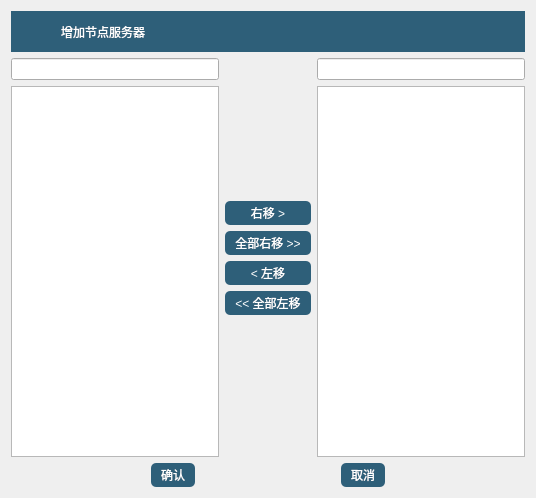
<?xml version="1.0" encoding="UTF-8"?>
<ui version="4.0">
 <class>DirNodeServerWidget</class>
 <widget class="QWidget" name="DirNodeServerWidget">
  <property name="geometry">
   <rect>
    <x>0</x>
    <y>0</y>
    <width>536</width>
    <height>498</height>
   </rect>
  </property>
  <property name="windowTitle">
   <string>Form</string>
  </property>
  <property name="styleSheet">
   <string notr="true">QWidget#DirNodeServerWidget QWidget#w_header {
	background-color: rgb(46, 95, 121);
	font: 9pt &quot;黑体&quot;;
}
QWidget#DirNodeServerWidget QWidget#w_header QLabel#l_title {
	font: 13pt &quot;黑体&quot;;
	color:white;
}
QPushButton {
	background-color: rgb(46, 95, 121);
	color: rgb(255, 255, 255);
	height:20px;
	padding-top:2px;
	padding-bottom:2px;
	padding-left:10px;
	padding-right:10px;
	border-radius:5px;
}
QPushButton:hover {
	background-color: rgb(238, 238, 238);
	color: rgb(0, 0, 0);
}</string>
  </property>
  <layout class="QVBoxLayout" name="verticalLayout_4">
   <item>
    <widget class="QWidget" name="w_header" native="true">
     <property name="sizePolicy">
      <sizepolicy hsizetype="Preferred" vsizetype="Fixed">
       <horstretch>0</horstretch>
       <verstretch>0</verstretch>
      </sizepolicy>
     </property>
     <property name="maximumSize">
      <size>
       <width>16777215</width>
       <height>41</height>
      </size>
     </property>
     <property name="styleSheet">
      <string notr="true"/>
     </property>
     <layout class="QHBoxLayout" name="horizontalLayout_5">
      <property name="leftMargin">
       <number>12</number>
      </property>
      <property name="topMargin">
       <number>11</number>
      </property>
      <property name="rightMargin">
       <number>0</number>
      </property>
      <property name="bottomMargin">
       <number>11</number>
      </property>
      <item>
       <widget class="QLabel" name="label">
        <property name="sizePolicy">
         <sizepolicy hsizetype="Minimum" vsizetype="Preferred">
          <horstretch>0</horstretch>
          <verstretch>0</verstretch>
         </sizepolicy>
        </property>
        <property name="minimumSize">
         <size>
          <width>32</width>
          <height>32</height>
         </size>
        </property>
        <property name="text">
         <string/>
        </property>
        <property name="pixmap">
         <pixmap resource="../../../../common/core.qrc">:/core/imgs/imgs/logo_32</pixmap>
        </property>
       </widget>
      </item>
      <item>
       <widget class="QLabel" name="l_title">
        <property name="sizePolicy">
         <sizepolicy hsizetype="Expanding" vsizetype="Preferred">
          <horstretch>0</horstretch>
          <verstretch>0</verstretch>
         </sizepolicy>
        </property>
        <property name="text">
         <string>增加节点服务器</string>
        </property>
       </widget>
      </item>
      <item>
       <widget class="QPushButton" name="btn_menu_cancel">
        <property name="text">
         <string/>
        </property>
        <property name="icon">
         <iconset resource="../../../../common/core.qrc">
          <normaloff>:/core/imgs/imgs/window_close</normaloff>:/core/imgs/imgs/window_close</iconset>
        </property>
        <property name="flat">
         <bool>true</bool>
        </property>
       </widget>
      </item>
     </layout>
    </widget>
   </item>
   <item>
    <layout class="QHBoxLayout" name="horizontalLayout_2">
     <item>
      <layout class="QVBoxLayout" name="verticalLayout">
       <item>
        <widget class="QLineEdit" name="l_left_find"/>
       </item>
       <item>
        <widget class="QListView" name="lv_node"/>
       </item>
      </layout>
     </item>
     <item>
      <layout class="QVBoxLayout" name="verticalLayout_3">
       <item>
        <spacer name="verticalSpacer">
         <property name="orientation">
          <enum>Qt::Vertical</enum>
         </property>
         <property name="sizeHint" stdset="0">
          <size>
           <width>20</width>
           <height>40</height>
          </size>
         </property>
        </spacer>
       </item>
       <item>
        <widget class="QPushButton" name="btn_right_move">
         <property name="sizePolicy">
          <sizepolicy hsizetype="Preferred" vsizetype="Fixed">
           <horstretch>0</horstretch>
           <verstretch>0</verstretch>
          </sizepolicy>
         </property>
         <property name="minimumSize">
          <size>
           <width>40</width>
           <height>0</height>
          </size>
         </property>
         <property name="text">
          <string>右移 &gt;</string>
         </property>
        </widget>
       </item>
       <item>
        <widget class="QPushButton" name="btn_right_moveAll">
         <property name="sizePolicy">
          <sizepolicy hsizetype="Expanding" vsizetype="Fixed">
           <horstretch>0</horstretch>
           <verstretch>0</verstretch>
          </sizepolicy>
         </property>
         <property name="text">
          <string>全部右移 &gt;&gt;</string>
         </property>
        </widget>
       </item>
       <item>
        <widget class="QPushButton" name="btn_left_move">
         <property name="text">
          <string>&lt; 左移</string>
         </property>
        </widget>
       </item>
       <item>
        <widget class="QPushButton" name="btn_left_allMove">
         <property name="text">
          <string>&lt;&lt; 全部左移</string>
         </property>
        </widget>
       </item>
       <item>
        <spacer name="verticalSpacer_3">
         <property name="orientation">
          <enum>Qt::Vertical</enum>
         </property>
         <property name="sizeHint" stdset="0">
          <size>
           <width>20</width>
           <height>40</height>
          </size>
         </property>
        </spacer>
       </item>
      </layout>
     </item>
     <item>
      <layout class="QVBoxLayout" name="verticalLayout_2">
       <item>
        <widget class="QLineEdit" name="l_right_find"/>
       </item>
       <item>
        <widget class="QListView" name="lv_addNode"/>
       </item>
      </layout>
     </item>
    </layout>
   </item>
   <item>
    <layout class="QHBoxLayout" name="horizontalLayout">
     <item>
      <spacer name="horizontalSpacer">
       <property name="orientation">
        <enum>Qt::Horizontal</enum>
       </property>
       <property name="sizeHint" stdset="0">
        <size>
         <width>40</width>
         <height>20</height>
        </size>
       </property>
      </spacer>
     </item>
     <item>
      <widget class="QPushButton" name="btn_ok">
       <property name="text">
        <string>确认</string>
       </property>
      </widget>
     </item>
     <item>
      <spacer name="horizontalSpacer_2">
       <property name="orientation">
        <enum>Qt::Horizontal</enum>
       </property>
       <property name="sizeHint" stdset="0">
        <size>
         <width>40</width>
         <height>20</height>
        </size>
       </property>
      </spacer>
     </item>
     <item>
      <widget class="QPushButton" name="btn_quit">
       <property name="text">
        <string>取消</string>
       </property>
      </widget>
     </item>
     <item>
      <spacer name="horizontalSpacer_3">
       <property name="orientation">
        <enum>Qt::Horizontal</enum>
       </property>
       <property name="sizeHint" stdset="0">
        <size>
         <width>40</width>
         <height>20</height>
        </size>
       </property>
      </spacer>
     </item>
    </layout>
   </item>
  </layout>
 </widget>
 <resources>
  <include location="../../../../common/core.qrc"/>
 </resources>
 <connections/>
</ui>
